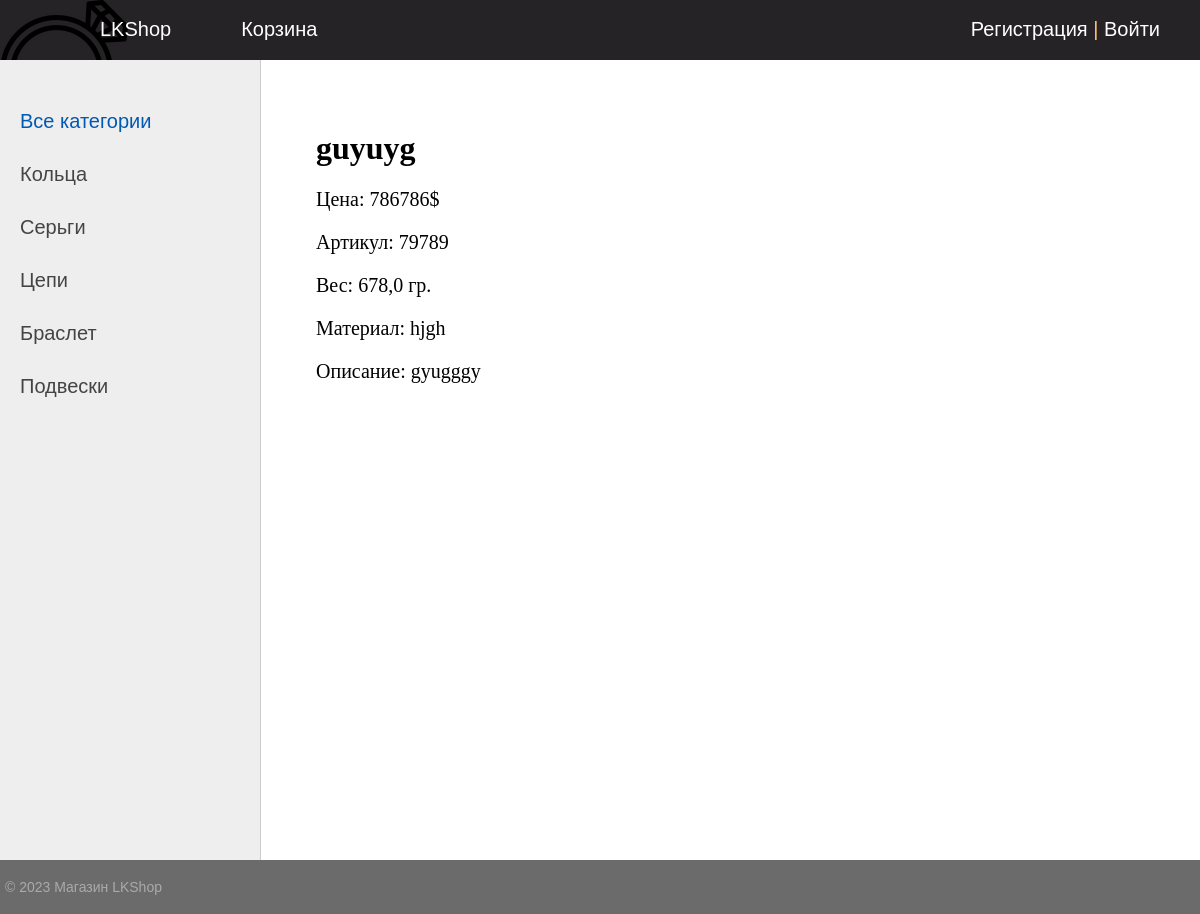
/product/jewelry/9/, run on an earlier commit of the app's database.
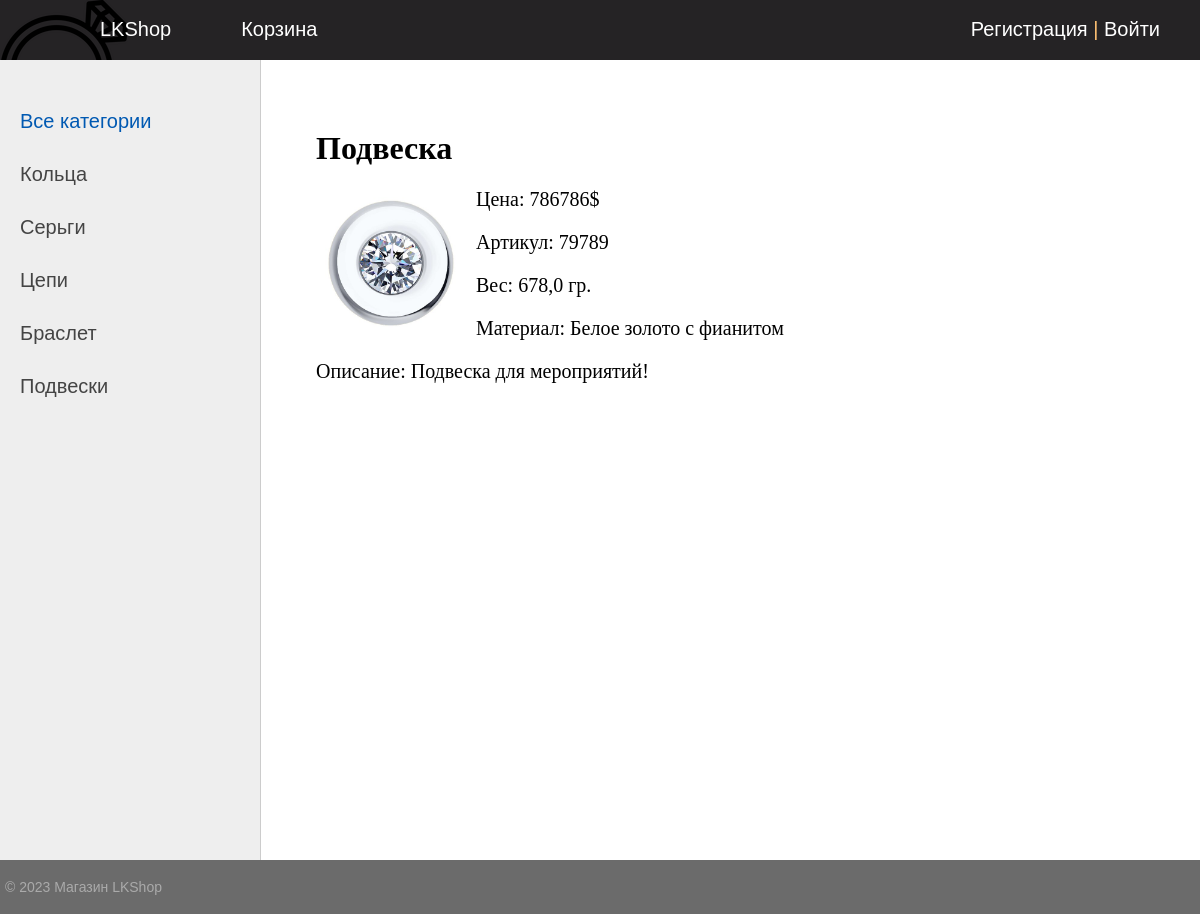
And on a later commit of the database.
### product/models.py (models this page shows, shortened)
class Product(models.Model):
    name = models.CharField(max_length=255, verbose_name='Название')
    slug = models.SlugField(verbose_name='URL', max_length=255, unique=True, db_index=True)
    cost = models.IntegerField()
    articul = models.IntegerField()
    weight = models.FloatField(default=10, verbose_name='Вес')
    material = models.CharField(max_length=100, null=True, verbose_name='Материал')
    description = models.TextField(blank=True, verbose_name='Описание')
    photo = models.ImageField(upload_to="photos/%Y/%m/%d/", verbose_name='Фото')
    time_create = models.DateTimeField(auto_now_add=True, verbose_name='Время создания')
    time_update = models.DateTimeField(auto_now=True)
    is_published = models.BooleanField(default=True, verbose_name='Публикация')
    cat = models.ForeignKey('Category', on_delete=models.PROTECT, null = True, related_name='get_jewelries')
    user = models.ForeignKey(User, verbose_name='Пользователь', on_delete=models.CASCADE)
    def __str__(self):
        return self.name
    class Meta:
        verbose_name = 'Украшения'
        verbose_name_plural = 'Украшения'
        ordering =['time_create', 'name']

### product/views.py (the view)
# urls.py: path('jewelry/<slug:jewelry_slug>/', ShowJewelry.as_view(), name='jewelry'),
class ShowJewelry(DataMixin, DetailView):
    model = Product
    template_name = 'product/jewelry.html'
    slug_url_kwarg = 'jewelry_slug'
    context_object_name = 'jewelry'
    def get_context_data(self, *, object_list=None, **kwargs):
        context = super().get_context_data(**kwargs)
        c_def = self.get_user_context(title=context['jewelry'])
        return dict(list(context.items()) + list(c_def.items()))

### product/models.py (called while the page is built)
    def get_absolute_url(self):
        return reverse('category', kwargs={'cat_slug': self.slug})

### product/utils.py (called while the page is built)
    def get_user_context(self, **kwargs):
        context = kwargs
        cats = Category.objects.all()
        context['menu'] = menu
        context['cats']=cats
        if 'cat_selected' not in context:
            context['cat_selected'] = 0
        return context

### product/templates/product/jewelry.html
{% extends 'product/base.html' %}
{% block content %}
<h1>{{jewelry.name}}</h1>
{% if jewelry.photo %}
<p><img class="img-article-left thumb" src="{{jewelry.photo.url}}"></p>
{% endif %}
<p> Цена: {{ jewelry.cost }}$</p>
<p> Артикул: {{ jewelry.articul }}</p>
<p> Вес: {{ jewelry.weight }} гр.</p>
<p> Материал: {{ jewelry.material }}</p>
<p> Описание: {{ jewelry.description }}</p>
{% endblock %}

What changed in the data, as far as the page shows it:
changed Product: name "guyuyg" → "Подвеска"; photo: picture added; material "hjgh" → "Белое золото с фианитом"; description "gyugggy" → "Подвеска для мероприятий!"
